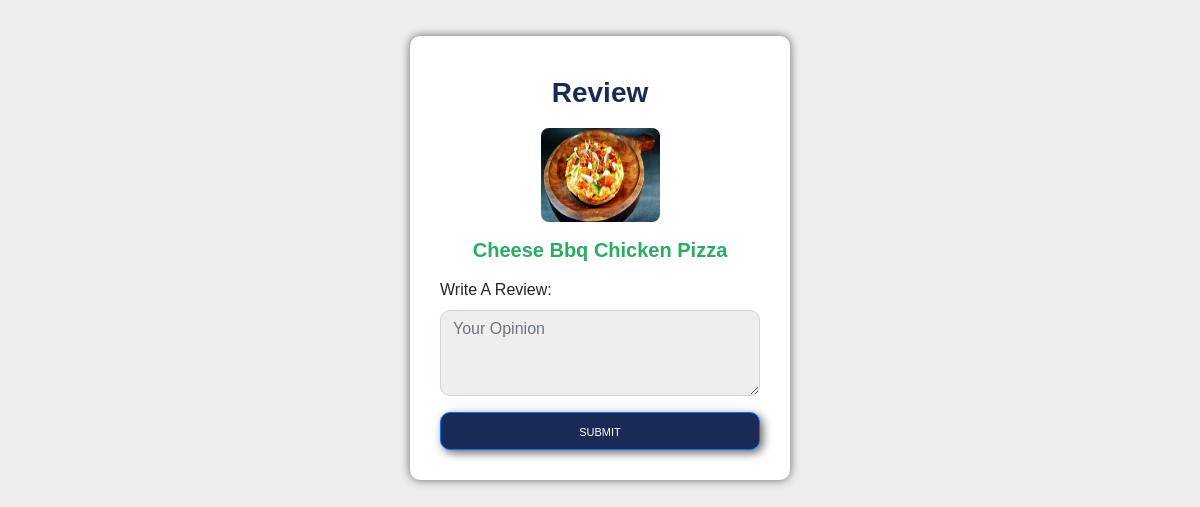
The page /user_review.php?id=3 (signed in) on the database its author committed.
### tables this page shows
CREATE TABLE `item` (
  `item_id` int(20) NOT NULL,
  `item_name` varchar(50) NOT NULL,
  `category_id` int(20) NOT NULL,
  `item_description` longtext NOT NULL,
  `price` varchar(20) NOT NULL,
  `item_type` varchar(20) NOT NULL,
  `item_image` varchar(255) NOT NULL
);

### user_review.php (the view, shortened to what this page needs)
<?php
    include 'connection/connection.php';
?>
<!doctype html>
<html lang="en">
<head>
    <link href="https://cdn.jsdelivr.net/npm/bootstrap@5.2.0-beta1/dist/css/bootstrap.min.css" rel="stylesheet">
    <link rel="stylesheet" type="text/css" href="./css/admin.css">
</head>
<div class="position">
    <div class="box">
        <h3 style="color: #192a56; font-weight: bolder;">review</h3>
        <form method="post" enctype="multipart/form-data">
            <?php
                $item_id = $_GET['id'];
                $select_query_item = "select * from item where item_id= $item_id";
                $query_item = mysqli_query($con, $select_query_item);
                $data_item = mysqli_fetch_assoc($query_item);
            ?>
            <div class="mb-3 col-md-12" style="text-align: center;">
                <img src="<?php echo str_replace("../image","image",$data_item['item_image']);?>" style="height:94px; width:119px; border-radius: 8px;" >
            </div>
            <div class="mb-3 col-md-12" style="text-align: center;">
                <h5 style="color: #27ae60; font-weight: bold;"><?php echo $data_item['item_name']?></h5>
            </div>
            <div class="mb-3 col-md-12">
                <label class="form-label">write a review:</label>
                    <textarea  name="review" rows="3" cols="30" class="form-control" placeholder="your opinion"></textarea>
            </div>
            <div class="d-grid gap-2">
                <button type="submit" name="submit" class="btn btn-primary">submit</button>
            </div>
        </form>
    </div>
</div>
</body>
</html>

### css/admin.css (style rules this page uses)
* { font-family: 'Nunito', sans-serif; margin: 0; padding: 0; box-sizing: border-box; text-decoration: none; outline: none; border: none; text-transform: capitalize; transition: all .2s linear; }
.position { display: flex; justify-content: center; align-items: center; }
.box { margin-top: 3%; background: #fff; padding: 30px; box-shadow: 0px 0px 10px 0px rgb(102, 102, 102); border-radius: 10px; }
.box h3 { text-align: center; padding: 10px; color: #27ae60; }
.form-control { background: #eee; border-radius: 10px; }
.btn { border-radius: 10px; background: #192a56; font-variant: small-caps; box-shadow: 3px 3px 10px 0px rgb(102, 102, 102); }

### rows shown on the page
item: item_image (picture), item_name "Cheese Bbq Chicken Pizza"
